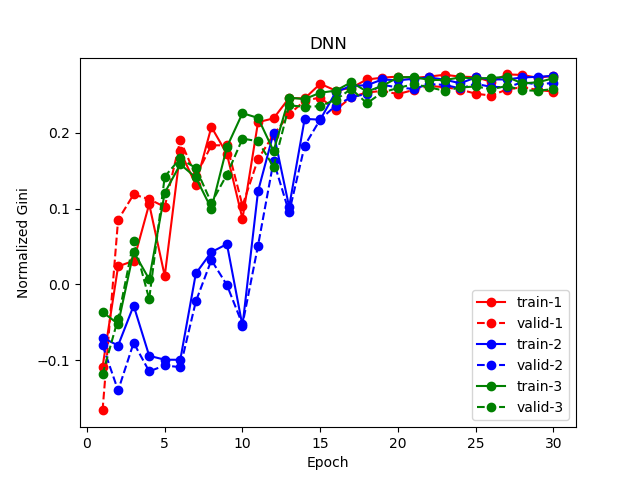
#> input picture python/7-Tensorflow/tensorflow-DeepFM-master/example/fig/DNN.png, 640 x 480 px
$ python -i Hist.py   (imports and definitions only)
#> lines starting #> are read from the running program, lines starting #| are printed output that depends on the picture
# author: zac
# create-time: 2019-11-04 10:04
# usage: -
import numpy as np
import matplotlib.pyplot as plt
from PIL import Image
from skimage.feature import local_binary_pattern
import skimage

class PILImage:
    GRAY_MODE=['F','L']
    @staticmethod
    def get_vector(img_inp, lbp_weight=1.0, color_weight=1.0, bins_lbp=None, bins_color=None):
        """
        返回concatenate的展平的colorHistogram和LBPH向量
        :param img_inp:
        :param lbp_weight:
        :param color_weight:
        :param bins_lbp:
        :param bins_color:
        :return:
        """
        if bins_lbp is None:
            bins_lbp = [32]
        if bins_color is None:
            bins_color = [32,64,32]
        img_lbp = PILImage.get_img_lbp(img_inp, R=1)
        weights = np.array([[1, 1, 1, 1],
                            [1, 2, 2, 1],
                            [1, 2, 2, 1],
                            [1, 1, 1, 1]])
        hist_rgb, crops_rgb = PILImage.get_hist(img_inp, row=4, col=4, bins=bins_color, weights=weights.flatten(), return_crops=True)
        hist_lbp, crops_lbp = PILImage.get_hist(img_lbp, row=4, col=4, bins=bins_lbp, weights=weights.flatten(), return_crops=True)
        return np.concatenate([hist_rgb.flatten() * color_weight, hist_lbp.flatten() * lbp_weight])

    # [12 lines left out: function get_vector_nested, not called in this run]

    @staticmethod
    def cut_to_custom_part(img_inp, row, col):
        # 0 1 2
        # 3 4 5
        # 6 7 8
        #    col0       col1       col2       col3
        # (  0,  0)  (1/3,  0)  (2/3,  0)  (3/3,  0)   row0
        # (  0,1/3)  (1/3,1/3)  (2/3,1/3)  (3/3,1/3)   row1
        # (  0,2/3)  (1/3,2/3)  (2/3,2/3)  (3/3,2/3)   row2
        # (  0,3/3)  (1/3,3/3)  (2/3,3/3)  (3/3,3/3)   row3
        crop_matrix = []
        base_w, base_h = img_inp.size[0] // col, img_inp.size[1] // row
        for r in range(row):
            crop_one_row = []
            for c in range(col):
                anchor_lt = (base_h*c, base_w*r)  # 左上角的anchor
                anchor_rb = (base_h*(c+1), base_w*(r+1))  # 右下角的anchor
                crop_one_row.append(img_inp.crop((anchor_lt[0], anchor_lt[1], anchor_rb[0], anchor_rb[1])))
            crop_matrix.append(crop_one_row)
        return np.array(crop_matrix,dtype='object')


    @staticmethod
    def get_hist(img_inp, row=1, col=1, bins=None, weights=None, return_crops=False):
        """
        根据 row,col 会切分图像，最后返回时 all_crops 的size是(row, col, img_w, img_h, img_channel)
        各区域单独计算hist然后拼接到一起
        :param img_inp:
        :param row:
        :param col:
        :param bins: 设定各个通道的bins个数，默认[32]*3。如果不是一样大的会padding到和max一样大
                     例如R通道4个bins: [16,16,16,32]，G通道2个bins：[32,48]，G会padding为[32,48,0,0]
        :param weights: 各个区域hist权重，默认都为1
        :param return_crops:
        :return:
        """
        if bins is None:
            bins=[32]*3
        if weights is None:
            weights = [1.0] * row * col
        is_gray = len(np.array(img_inp).shape) == 2
        # 切块
        all_crops = PILImage.cut_to_custom_part(img_inp, row, col)  # come with row x col
        all_crops_flatten = np.concatenate(all_crops, axis=0)  # flattent to (16, 128, 128, 3)

        hist_features = []
        for crop_idx, crop_img in enumerate(all_crops_flatten):
            crop_arr = np.array(crop_img)
            # np.array(crop).shape[-1] 是取通道数
            # np.histogram 返回结果两个， hist, bins_edge —— 直方图和bin的方位
            if is_gray:
                # 灰度图的hist为了方便后面统一使用，也在外面包上一个维度
                hist_of_all_channel = [np.histogram(crop_arr, bins=bins[0], range=[0, 256])[0]]
            else:
                hist_of_all_channel = [np.histogram(crop_arr[:, :, c], bins=bins[c], range=[0, 256])[0] for c in range(crop_arr.shape[-1])]
            # normalize
            hist_of_all_channel = [hist/sum(hist) for hist in hist_of_all_channel]
            # 不同通道bins可能有不同，末尾padding到相同
            # 例如R通道4个bins: [16,16,16,32]，G通道2个bins：[32,48]，G会padding为[32,48,0,0]
            max_bin = max(bins)
            hist_of_all_channel = [np.pad(hist, (0,max_bin-bins[idx]),'constant') for idx,hist in enumerate(hist_of_all_channel)]
            # 此区域三通道的hist都乘上权重
            hist_of_all_channel = [i * weights[crop_idx] for i in hist_of_all_channel]
            hist_features.append(np.stack(hist_of_all_channel, axis=0))

        hist_features = np.stack(hist_features, axis=0)
        if return_crops:
            return hist_features, all_crops
        else:
            return hist_features


    @staticmethod
    def get_img_lbp(img_inp, R=1, P=None):
        if P is None:
            P = 8*R
        return Image.fromarray(np.array(local_binary_pattern(np.array(img_inp.convert("L")), P=P, R=R)))


class General:
    default_color_map = {
        "RGB": ['r', 'g', 'b'],
        "YCbCr": ['r', 'black', 'b'],
        "F": ['black'],
        "L": ['black'],
    }
    @staticmethod
    def cos_sim(arr1, arr2):
        return np.dot(arr1, arr2) / (np.linalg.norm(arr1) * np.linalg.norm(arr2))

    # [46 lines left out: functions cos_sim_nested, plot_hist_crops, not called in this run]

>>> from PIL import Image
>>> picture = Image.open('../../7-Tensorflow/tensorflow-DeepFM-master/example/fig/DNN.png')
#> picture is the input picture: PIL image 640x480 RGBA; mean R, G, B, A 242.3, 241.6, 243.2, 255
>>> result = PILImage().get_vector(picture)
#> in get_img_lbp, `return Image.fromarray(np.array(local_binary_pattern(np.array(img_inp...`:
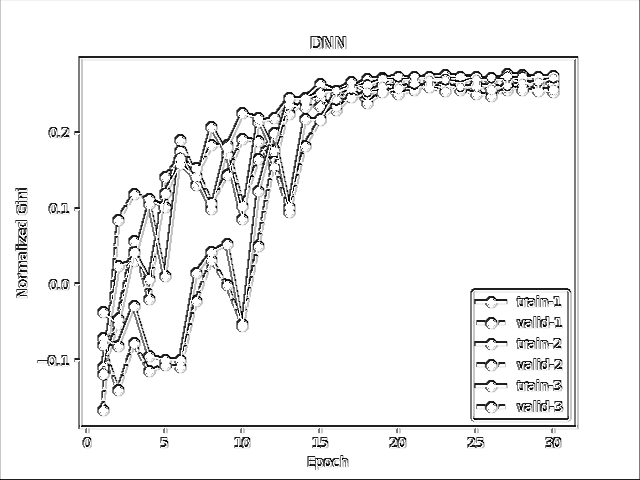
#> returned value: PIL image 640x480 F; min 0, max 255, mean 241.8
#> after the loop in cut_to_custom_part, `for r in range(row):`: crop_matrix = 4 items
#> the loop in get_hist, `for crop_idx, crop_img in enumerate(all_crops_flatten):` made 1 pass
#> crop_idx on pass 1: 0
#> after the loop in get_hist, `for crop_idx, crop_img in enumerate(all_crops_flatten):`: hist_features = []
#> (the run stopped early here; a loop or call above may not have finished)

$ run again, on python/7-Tensorflow/tensorflow-DeepFM-master/example/fig/DeepFM.png
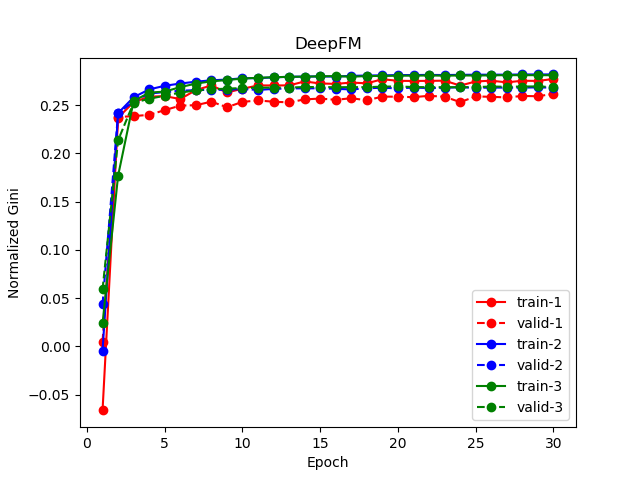
#> input picture python/7-Tensorflow/tensorflow-DeepFM-master/example/fig/DeepFM.png, 640 x 480 px
#> picture is the input picture: PIL image 640x480 RGBA; mean R, G, B, A 245.1, 244.3, 243.3, 255
#> in get_img_lbp, `return Image.fromarray(np.array(local_binary_pattern(np.array(img_inp...`:
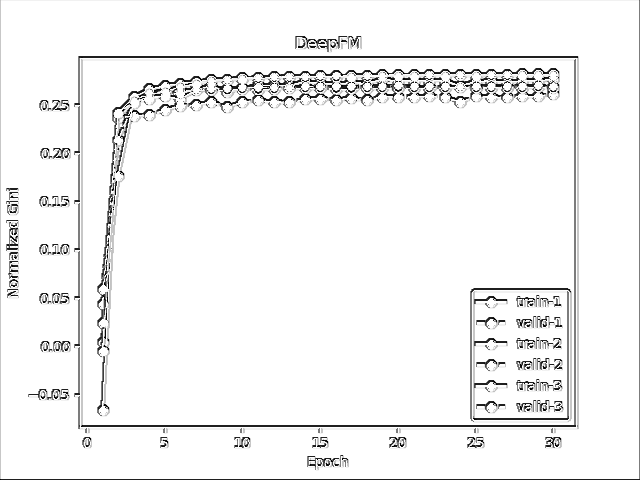
#> returned value: PIL image 640x480 F; min 0, max 255, mean 243.9
#> after the loop in cut_to_custom_part, `for r in range(row):`: crop_matrix = 4 items
#> the loop in get_hist, `for crop_idx, crop_img in enumerate(all_crops_flatten):` made 1 pass
#> crop_idx on pass 1: 0
#> after the loop in get_hist, `for crop_idx, crop_img in enumerate(all_crops_flatten):`: hist_features = []

$ run again, on python/7-Tensorflow/tensorflow-DeepFM-master/example/fig/FM.png
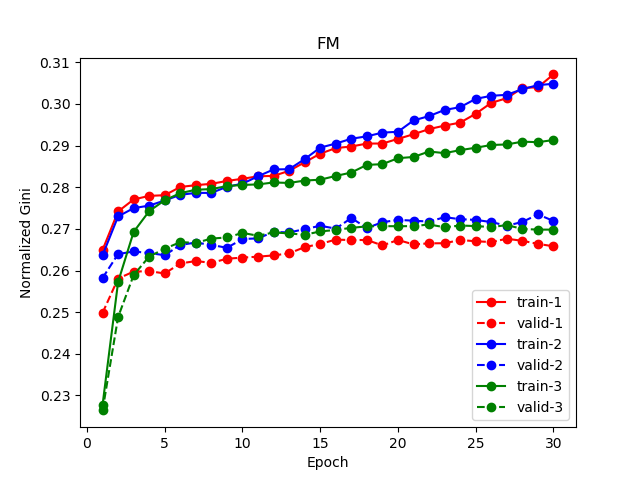
#> input picture python/7-Tensorflow/tensorflow-DeepFM-master/example/fig/FM.png, 640 x 480 px
#> picture is the input picture: PIL image 640x480 RGBA; mean R, G, B, A 243, 241.6, 242.6, 255
#> in get_img_lbp, `return Image.fromarray(np.array(local_binary_pattern(np.array(img_inp...`:
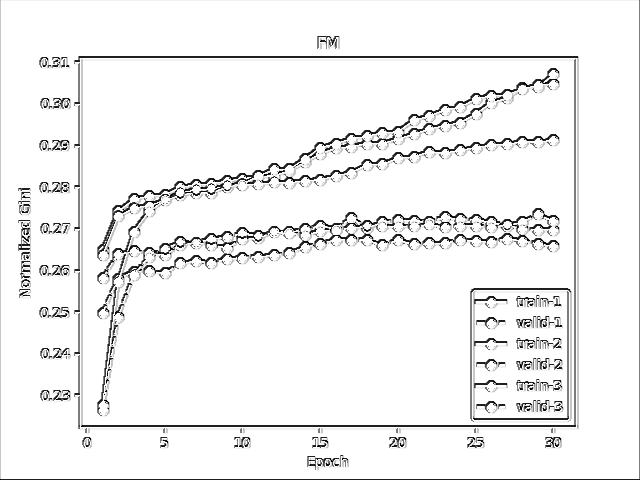
#> returned value: PIL image 640x480 F; min 0, max 255, mean 241.9
#> after the loop in cut_to_custom_part, `for r in range(row):`: crop_matrix = 4 items
#> the loop in get_hist, `for crop_idx, crop_img in enumerate(all_crops_flatten):` made 1 pass
#> crop_idx on pass 1: 0
#> after the loop in get_hist, `for crop_idx, crop_img in enumerate(all_crops_flatten):`: hist_features = []
